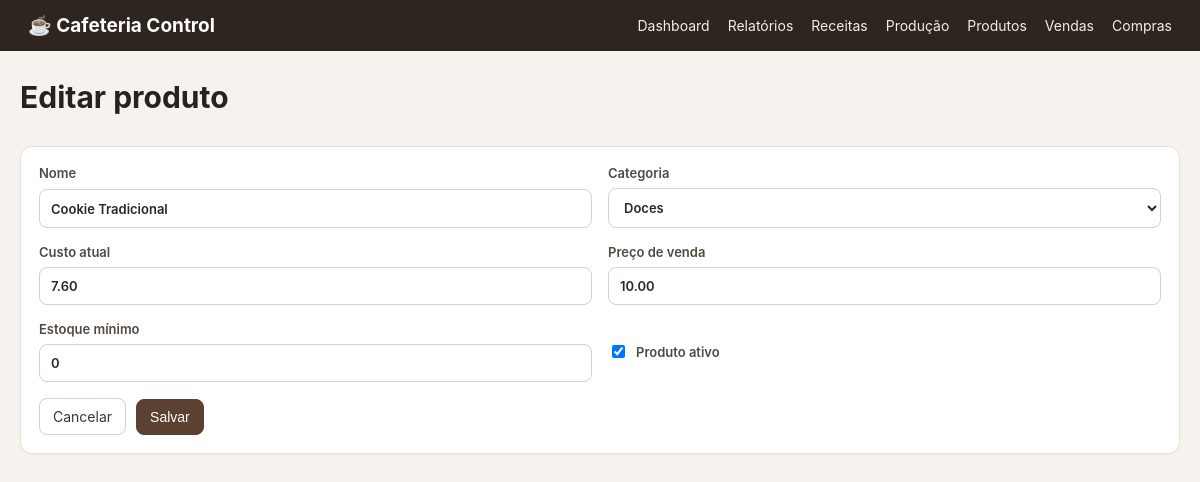
Page /produtos/4/editar on the committed database.
### app/models/product.py (models this page shows, shortened)
class Product(db.Model):
    __tablename__ = "products"
    id = db.Column(db.Integer, primary_key=True)
    category_id = db.Column(db.Integer, db.ForeignKey("categories.id"), nullable=False)
    name = db.Column(db.String(150), nullable=False, unique=True)
    cost = db.Column(db.Numeric(10, 2), nullable=False, default=Decimal("0.00"))
    sale_price = db.Column(db.Numeric(10, 2), nullable=False, default=Decimal("0.00"))
    stock_quantity = db.Column(db.Numeric(10, 3), nullable=False, default=Decimal("0"))
    min_stock = db.Column(db.Numeric(10, 3), nullable=False, default=Decimal("0"))
    active = db.Column(db.Boolean, nullable=False, default=True)
    created_at = db.Column(db.DateTime, nullable=False, default=datetime.utcnow)
    updated_at = db.Column(db.DateTime, nullable=False, default=datetime.utcnow, onupdate=datetime.utcnow)
    category = db.relationship("Category", back_populates="products")
    sale_items = db.relationship("SaleItem", back_populates="product")
    purchase_items = db.relationship("PurchaseItem", back_populates="product")
    stock_movements = db.relationship("StockMovement", back_populates="product")

### app/models/category.py (models this page shows)
class Category(db.Model):
    __tablename__ = "categories"
    id = db.Column(db.Integer, primary_key=True)
    name = db.Column(db.String(100), nullable=False, unique=True)
    active = db.Column(db.Boolean, nullable=False, default=True)
    products = db.relationship("Product", back_populates="category")

### app/routes/products.py (the view, shortened to what this page needs)
@products_bp.route("/<int:product_id>/editar", methods=["GET", "POST"])
def edit(product_id):
    product = db.get_or_404(Product, product_id)
    categories = Category.query.filter_by(active=True).order_by(Category.name).all()
    return render_template("products/form.html", product=product, categories=categories)

### app/templates/products/form.html (shortened to what this page needs)
{% extends "base.html" %}
{% block content %}
<div class="page-header"><div><h1>{{ 'Editar produto' if product else 'Novo produto' }}</h1></div></div>
<form method="post" class="panel form-grid">
<label>Nome<input name="name" required value="{{ product.name if product else '' }}"></label>
<label>Categoria<select name="category_id" required>{% for category in categories %}<option value="{{ category.id }}" {% if product and product.category_id == category.id %}selected{% endif %}>{{ category.name }}</option>{% endfor %}</select></label>
<label>Custo atual<input name="cost" inputmode="decimal" required value="{{ '%.2f'|format(product.cost) if product else '' }}"></label>
<label>Preço de venda<input name="sale_price" inputmode="decimal" required value="{{ '%.2f'|format(product.sale_price) if product else '' }}"></label>
<label>Estoque mínimo<input name="min_stock" inputmode="decimal" value="{{ '%.0f'|format(product.min_stock) if product else '0' }}"></label>
{% if product %}<label class="checkbox"><input type="checkbox" name="active" {% if product.active %}checked{% endif %}> Produto ativo</label>{% endif %}
<div class="form-actions"><a class="btn" href="{{ url_for('products.index') }}">Cancelar</a><button class="btn primary" type="submit">Salvar</button></div>
</form>
{% endblock %}

### app/static/css/style.css (style rules this page uses)
:root { font-family: -apple-system, BlinkMacSystemFont, "Segoe UI", sans-serif; color: #26221f; background: #f6f3ef; }
* { box-sizing: border-box; }
body { margin: 0; }
a { color: #5c4031; text-decoration: none; }
.page-header { display:flex; justify-content:space-between; align-items:flex-start; gap:20px; margin-bottom:26px; }
h1 { margin:0 0 5px; font-size:30px; }
.actions, .form-actions { display:flex; gap:10px; align-items:center; flex-wrap:wrap; }
.btn { display:inline-flex; align-items:center; justify-content:center; border:1px solid #d7cec7; background:#fff; color:#3f342d; border-radius:8px; padding:9px 13px; font-size:14px; cursor:pointer; }
.btn.primary { background:#5c4031; border-color:#5c4031; color:#fff; }
.panel { background:#fff; border:1px solid #e6dfd9; border-radius:12px; padding:18px; margin-bottom:16px; box-shadow:0 1px 2px rgba(0,0,0,.03); }
.form-grid { display:grid; grid-template-columns:1fr 1fr; gap:16px; }
label { display:grid; gap:7px; font-size:13px; font-weight:600; color:#514942; }
input, select { width:100%; border:1px solid #d8d0ca; border-radius:8px; padding:10px 11px; background:#fff; color:#2c2724; font:inherit; }
.checkbox { display:flex; grid-template-columns:auto 1fr; align-items:center; gap:8px; }
.checkbox input { width:auto; }
.form-grid .form-actions, .form-grid > .form-actions { grid-column:1 / -1; }

### rows in the picture
Product: name "Cookie Tradicional", category_id "Doces", cost "7.60", sale_price "10.00", min_stock "0", active "☑"

### other values in the picture
{{ 'Editar produto' if product else 'Novo produto' }} "Editar produto"
